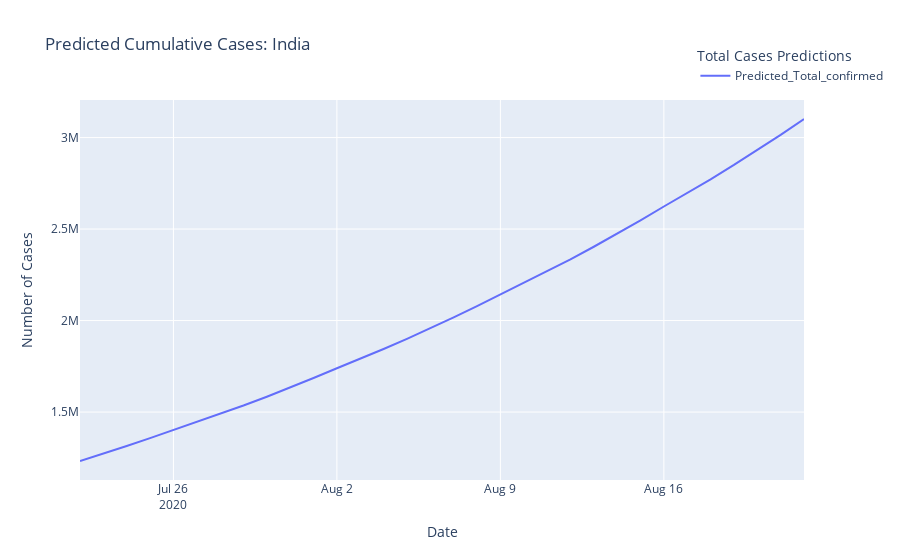

Notebook code cell kept with this figure:
### Code cell
pd.options.plotting.backend = "plotly"
fig = x_pre['Predicted_Total_confirmed'].plot(title='Predicted Cumulative Cases: India')
fig.update_layout(yaxis=dict(title='Number of Cases'),
                  legend_title_text='Total Cases Predictions', legend=dict(x=.85, y=1.15),
                 xaxis = dict(title = 'Date'))

### Figure 1 — Plotly figure (JSON) as saved in the notebook; plotly's stock layout.template omitted (floating-point values rounded to 4 significant figures)
{"data": [{"hovertemplate": "variable=Predicted_Total_confirmed<br>index=%{x}<br>value=%{y}<extra></extra>", "legendgroup": "Predicted_Total_confirmed", "line": {"color": "#636efa", "dash": "solid"}, "mode": "lines", "name": "Predicted_Total_confirmed", "orientation": "v", "showlegend": true, "type": "scatter", "x": ["2020-07-22T00:00:00", "2020-07-23T00:00:00", "2020-07-24T00:00:00", "2020-07-25T00:00:00", "2020-07-26T00:00:00", "2020-07-27T00:00:00", "2020-07-28T00:00:00", "2020-07-29T00:00:00", "2020-07-30T00:00:00", "2020-07-31T00:00:00", "2020-08-01T00:00:00", "2020-08-02T00:00:00", "2020-08-03T00:00:00", "2020-08-04T00:00:00", "2020-08-05T00:00:00", "2020-08-06T00:00:00", "2020-08-07T00:00:00", "2020-08-08T00:00:00", "2020-08-09T00:00:00", "2020-08-10T00:00:00", "2020-08-11T00:00:00", "2020-08-12T00:00:00", "2020-08-13T00:00:00", "2020-08-14T00:00:00", "2020-08-15T00:00:00", "2020-08-16T00:00:00", "2020-08-17T00:00:00", "2020-08-18T00:00:00", "2020-08-19T00:00:00", "2020-08-20T00:00:00", "2020-08-21T00:00:00", "2020-08-22T00:00:00"], "xaxis": "x", "y": [1232000.0, 1272000.0, 1314000.0, 1357000.0, 1402000.0, 1445000.0, 1489000.0, 1536000.0, 1584000.0, 1634000.0, 1686000.0, 1739000.0, 1791000.0, 1844000.0, 1900000.0, 1958000.0, 2017000.0, 2079000.0, 2143000.0, 2205000.0, 2269000.0, 2335000.0, 2403000.0, 2474000.0, 2548000.0, 2623000.0, 2696000.0, 2772000.0, 2850000.0, 2931000.0, 3015000.0, 3102000.0], "yaxis": "y"}], "layout": {"legend": {"title": {"text": "Total Cases Predictions"}, "tracegroupgap": 0, "x": 0.85, "y": 1.15}, "title": {"text": "Predicted Cumulative Cases: India"}, "xaxis": {"anchor": "y", "domain": [0, 1], "title": {"text": "Date"}}, "yaxis": {"anchor": "x", "domain": [0, 1], "title": {"text": "Number of Cases"}}}}
